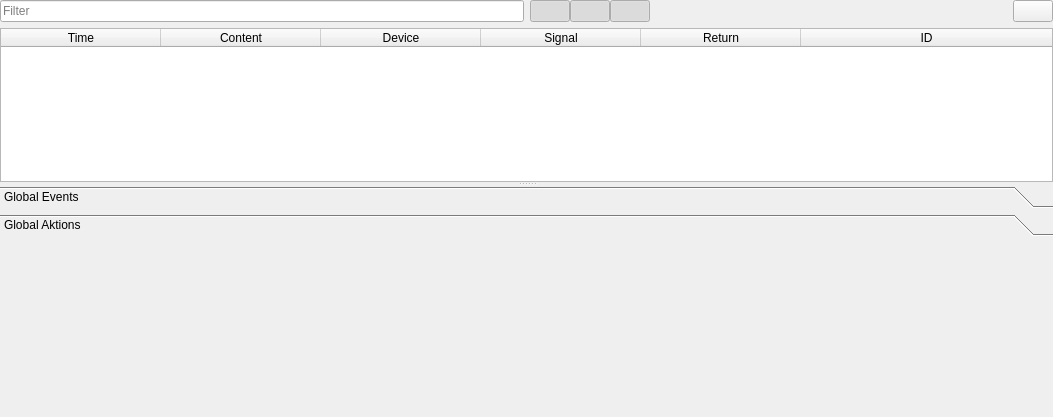
<?xml version="1.0" encoding="UTF-8"?>
<ui version="4.0">
 <class>Form</class>
 <widget class="QWidget" name="Form">
  <property name="geometry">
   <rect>
    <x>0</x>
    <y>0</y>
    <width>1053</width>
    <height>417</height>
   </rect>
  </property>
  <property name="sizePolicy">
   <sizepolicy hsizetype="Preferred" vsizetype="Ignored">
    <horstretch>0</horstretch>
    <verstretch>0</verstretch>
   </sizepolicy>
  </property>
  <property name="minimumSize">
   <size>
    <width>0</width>
    <height>100</height>
   </size>
  </property>
  <property name="windowTitle">
   <string>Events</string>
  </property>
  <layout class="QVBoxLayout" name="verticalLayout_2">
   <property name="spacing">
    <number>0</number>
   </property>
   <property name="leftMargin">
    <number>0</number>
   </property>
   <property name="topMargin">
    <number>0</number>
   </property>
   <property name="rightMargin">
    <number>0</number>
   </property>
   <property name="bottomMargin">
    <number>0</number>
   </property>
   <item>
    <widget class="QSplitter" name="splitter">
     <property name="orientation">
      <enum>Qt::Vertical</enum>
     </property>
     <widget class="QWidget" name="verticalLayoutWidget">
      <layout class="QVBoxLayout" name="verticalLayout" stretch="0,0">
       <property name="bottomMargin">
        <number>0</number>
       </property>
       <item>
        <layout class="QHBoxLayout" name="horizontalLayout_2">
         <item>
          <widget class="QLineEdit" name="filterEdit">
           <property name="sizePolicy">
            <sizepolicy hsizetype="Expanding" vsizetype="Minimum">
             <horstretch>0</horstretch>
             <verstretch>0</verstretch>
            </sizepolicy>
           </property>
           <property name="placeholderText">
            <string>Filter</string>
           </property>
          </widget>
         </item>
         <item>
          <layout class="QHBoxLayout" name="horizontalLayout">
           <property name="spacing">
            <number>0</number>
           </property>
           <property name="rightMargin">
            <number>0</number>
           </property>
           <item>
            <widget class="QPushButton" name="highButton">
             <property name="text">
              <string/>
             </property>
             <property name="icon">
              <iconset>
               <normaloff>icons/hohe_prioritaet_grey.png</normaloff>
               <normalon>icons/hohe_prioritaet.png</normalon>icons/hohe_prioritaet_grey.png</iconset>
             </property>
             <property name="checkable">
              <bool>true</bool>
             </property>
             <property name="checked">
              <bool>true</bool>
             </property>
             <property name="flat">
              <bool>true</bool>
             </property>
            </widget>
           </item>
           <item>
            <widget class="QPushButton" name="middleButton">
             <property name="text">
              <string/>
             </property>
             <property name="icon">
              <iconset>
               <normaloff>icons/mittlere_prioritaet_grey.png</normaloff>
               <normalon>icons/mittlere_prioritaet.png</normalon>icons/mittlere_prioritaet_grey.png</iconset>
             </property>
             <property name="checkable">
              <bool>true</bool>
             </property>
             <property name="checked">
              <bool>true</bool>
             </property>
             <property name="flat">
              <bool>true</bool>
             </property>
            </widget>
           </item>
           <item>
            <widget class="QPushButton" name="lowButton">
             <property name="text">
              <string/>
             </property>
             <property name="icon">
              <iconset>
               <normaloff>icons/niedrige_prioritaet_grey.png</normaloff>
               <normalon>icons/niedrige_prioritaet.png</normalon>icons/niedrige_prioritaet_grey.png</iconset>
             </property>
             <property name="checkable">
              <bool>true</bool>
             </property>
             <property name="checked">
              <bool>true</bool>
             </property>
             <property name="flat">
              <bool>true</bool>
             </property>
            </widget>
           </item>
           <item>
            <spacer name="horizontalSpacer_3">
             <property name="orientation">
              <enum>Qt::Horizontal</enum>
             </property>
             <property name="sizeHint" stdset="0">
              <size>
               <width>40</width>
               <height>0</height>
              </size>
             </property>
            </spacer>
           </item>
           <item>
            <widget class="QPushButton" name="clearButton">
             <property name="toolTip">
              <string>Delete all events</string>
             </property>
             <property name="statusTip">
              <string>Delete all events</string>
             </property>
             <property name="text">
              <string/>
             </property>
             <property name="icon">
              <iconset>
               <normaloff>icons/clear.png</normaloff>icons/clear.png</iconset>
             </property>
             <property name="iconSize">
              <size>
               <width>20</width>
               <height>20</height>
              </size>
             </property>
            </widget>
           </item>
          </layout>
         </item>
        </layout>
       </item>
       <item>
        <widget class="QTableWidget" name="tableWidget">
         <property name="sizePolicy">
          <sizepolicy hsizetype="Expanding" vsizetype="Expanding">
           <horstretch>0</horstretch>
           <verstretch>0</verstretch>
          </sizepolicy>
         </property>
         <property name="verticalScrollBarPolicy">
          <enum>Qt::ScrollBarAsNeeded</enum>
         </property>
         <property name="horizontalScrollBarPolicy">
          <enum>Qt::ScrollBarAsNeeded</enum>
         </property>
         <property name="sizeAdjustPolicy">
          <enum>QAbstractScrollArea::AdjustToContents</enum>
         </property>
         <property name="editTriggers">
          <set>QAbstractItemView::NoEditTriggers</set>
         </property>
         <property name="alternatingRowColors">
          <bool>true</bool>
         </property>
         <property name="textElideMode">
          <enum>Qt::ElideMiddle</enum>
         </property>
         <property name="sortingEnabled">
          <bool>true</bool>
         </property>
         <attribute name="horizontalHeaderCascadingSectionResizes">
          <bool>true</bool>
         </attribute>
         <attribute name="horizontalHeaderDefaultSectionSize">
          <number>160</number>
         </attribute>
         <attribute name="horizontalHeaderStretchLastSection">
          <bool>true</bool>
         </attribute>
         <column>
          <property name="text">
           <string>Time</string>
          </property>
         </column>
         <column>
          <property name="text">
           <string>Content</string>
          </property>
         </column>
         <column>
          <property name="text">
           <string>Device</string>
          </property>
         </column>
         <column>
          <property name="text">
           <string>Signal</string>
          </property>
         </column>
         <column>
          <property name="text">
           <string>Return</string>
          </property>
         </column>
         <column>
          <property name="text">
           <string>ID</string>
          </property>
         </column>
        </widget>
       </item>
      </layout>
     </widget>
     <widget class="QToolBox" name="toolBox">
      <property name="currentIndex">
       <number>1</number>
      </property>
      <widget class="QWidget" name="page">
       <property name="geometry">
        <rect>
         <x>0</x>
         <y>0</y>
         <width>1053</width>
         <height>157</height>
        </rect>
       </property>
       <attribute name="label">
        <string>Global Events</string>
       </attribute>
       <layout class="QVBoxLayout" name="verticalLayout_5">
        <property name="spacing">
         <number>0</number>
        </property>
        <property name="leftMargin">
         <number>0</number>
        </property>
        <property name="topMargin">
         <number>0</number>
        </property>
        <property name="rightMargin">
         <number>0</number>
        </property>
        <property name="bottomMargin">
         <number>0</number>
        </property>
        <item>
         <layout class="QVBoxLayout" name="globalEventLayout_2"/>
        </item>
       </layout>
      </widget>
      <widget class="QWidget" name="Globale">
       <property name="geometry">
        <rect>
         <x>0</x>
         <y>0</y>
         <width>1053</width>
         <height>157</height>
        </rect>
       </property>
       <attribute name="label">
        <string>Global Aktions</string>
       </attribute>
       <layout class="QVBoxLayout" name="verticalLayout_6">
        <property name="spacing">
         <number>0</number>
        </property>
        <property name="leftMargin">
         <number>0</number>
        </property>
        <property name="topMargin">
         <number>0</number>
        </property>
        <property name="rightMargin">
         <number>0</number>
        </property>
        <property name="bottomMargin">
         <number>0</number>
        </property>
        <item>
         <layout class="QVBoxLayout" name="globalActionLayout"/>
        </item>
       </layout>
      </widget>
     </widget>
    </widget>
   </item>
  </layout>
 </widget>
 <resources/>
 <connections/>
</ui>
